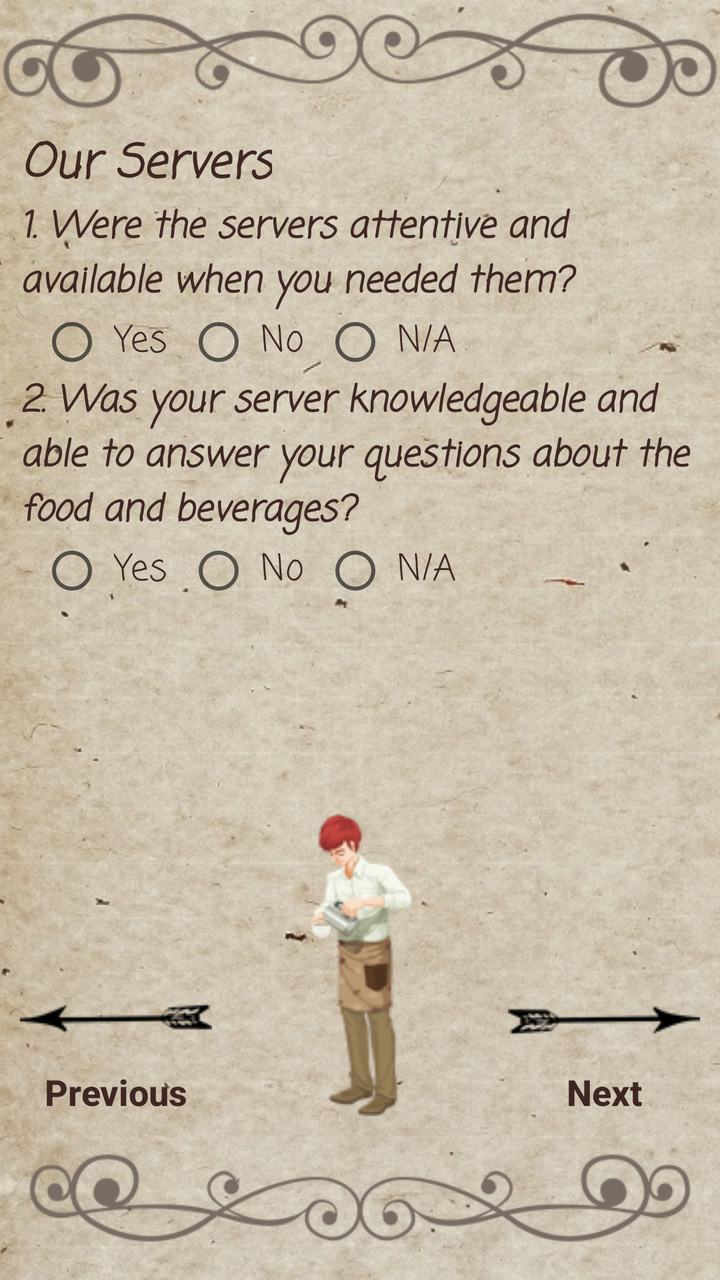
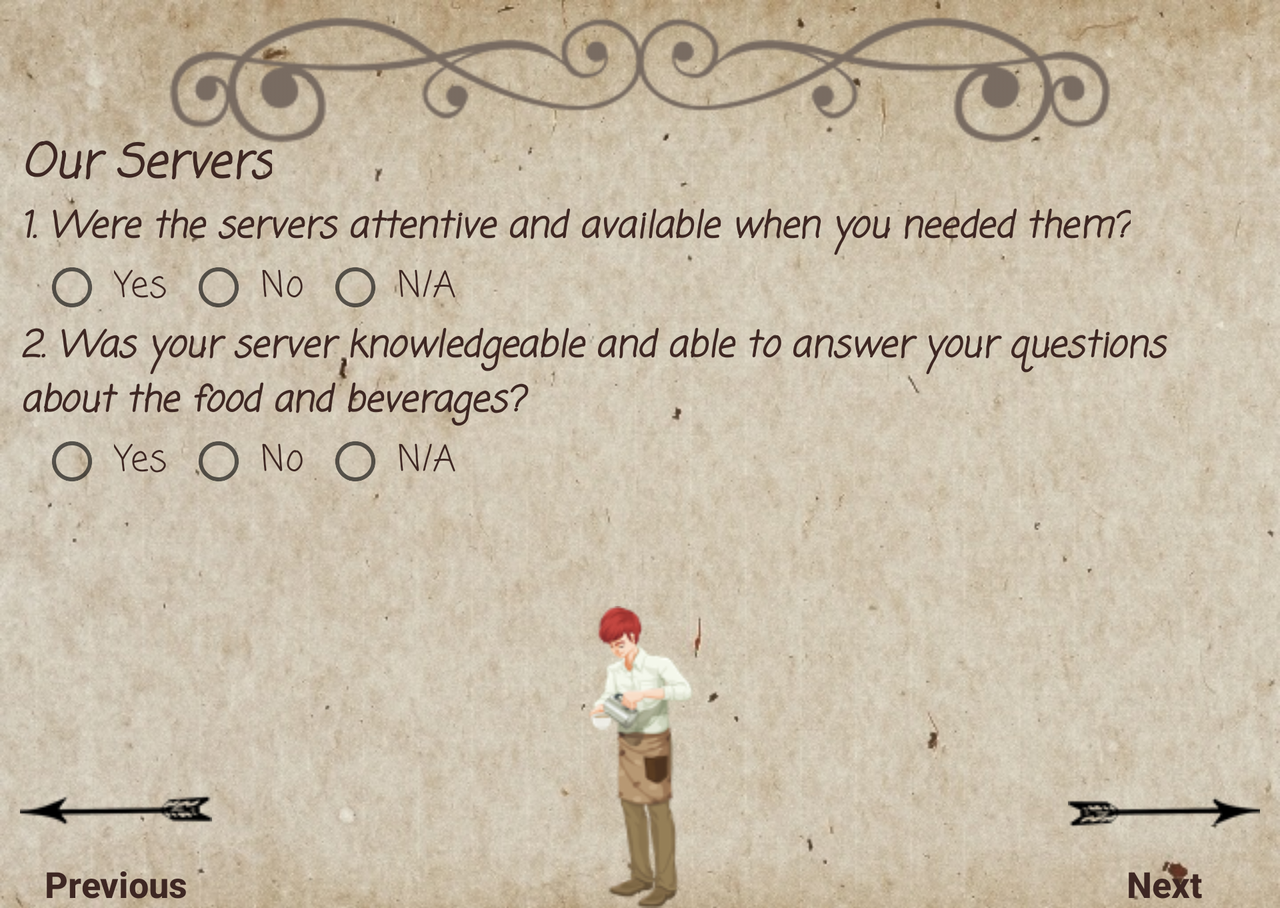

Compare how this app lays out the same screen by default and in its alternative resource folder. The renders come first, then the two layout files and the values they reference.
<!-- AndroidManifest.xml: application theme AppTheme -->
<!-- res/layout/third_surveyactivity.xml -->
<?xml version="1.0" encoding="utf-8"?>
<ScrollView xmlns:android="http://schemas.android.com/apk/res/android"
    android:layout_width="match_parent"
    android:layout_height="match_parent"
    android:fillViewport="true">

    <RelativeLayout
        android:layout_width="match_parent"
        android:layout_height="match_parent">

        <ImageView
            android:id="@+id/bg"
            android:layout_width="match_parent"
            android:layout_height="match_parent"
            android:layout_alignParentLeft="true"
            android:layout_alignParentStart="true"
            android:layout_alignParentTop="true"
            android:adjustViewBounds="true"
            android:scaleType="centerCrop"
            android:src="@drawable/bgportreit" />

        <ImageView
            android:layout_width="match_parent"
            android:layout_height="wrap_content"
            android:layout_alignParentTop="true"
            android:scaleType="fitStart"
            android:src="@drawable/ornup" />

        <TextView
            android:id="@+id/q2_header"
            style="@style/smallerTextStyle"
            android:layout_marginTop="65dp"
            android:gravity="center"
            android:text="@string/q2_header"

            />

        <TextView
            android:id="@+id/q2"
            style="@style/minTextStyle"
            android:layout_below="@id/q2_header"
            android:text="@string/q2_text" />

        <RadioGroup
            android:id="@+id/group_q2"
            style="@style/radiogroupStyle"
            android:layout_below="@id/q2"
            android:orientation="horizontal">

            <RadioButton
                android:id="@+id/optionA_q2"
                style="@style/radiobuttonStyle"
                android:onClick="check_q2"
                android:text="@string/ans1_q2" />

            <RadioButton
                android:id="@+id/optionB_q2"
                style="@style/radiobuttonStyle"
                android:onClick="check_q2"
                android:text="@string/ans2_q2" />

            <RadioButton
                android:id="@+id/optionC_q2"
                style="@style/radiobuttonStyle"
                android:onClick="check_q2"
                android:text="@string/ans3_q2" />

        </RadioGroup>

        <TextView
            android:id="@+id/q3"
            style="@style/minTextStyle"
            android:layout_below="@id/group_q2"
            android:text="@string/q3_text" />

        <RadioGroup
            android:id="@+id/group_q3"
            style="@style/radiogroupStyle"
            android:layout_below="@id/q3"
            android:orientation="horizontal">

            <RadioButton
                android:id="@+id/optionA_q3"
                style="@style/radiobuttonStyle"
                android:onClick="check_q3"
                android:text="@string/ans1_q2" />

            <RadioButton
                android:id="@+id/optionB_q3"
                style="@style/radiobuttonStyle"
                android:onClick="check_q3"
                android:text="@string/ans2_q2" />

            <RadioButton
                android:id="@+id/optionC_q3"
                style="@style/radiobuttonStyle"
                android:onClick="check_q3"
                android:text="@string/ans3_q2" />
        </RadioGroup>


        <Button
            android:id="@+id/next_button"
            style="@style/LowerButtonsStyle"
            android:layout_above="@+id/orn_down"
            android:layout_alignParentRight="true"
            android:drawableTop="@drawable/arrowr"
            android:onClick="surveyForth"
            android:text="@string/next" />

        <ImageView
            android:id="@+id/waiter_pic"
            android:layout_width="match_parent"
            android:layout_height="wrap_content"
            android:layout_above="@id/orn_down"
            android:layout_toLeftOf="@id/next_button"
            android:layout_toRightOf="@id/previous_button"
            android:src="@drawable/waiter" />

        <Button
            android:id="@+id/previous_button"
            style="@style/LowerButtonsStyle"
            android:layout_above="@+id/orn_down"
            android:layout_alignLeft="@+id/group_q3"
            android:layout_alignParentLeft="true"
            android:layout_alignStart="@+id/group_q3"
            android:drawableTop="@drawable/arrowl"
            android:onClick="backToSecond"
            android:text="@string/previous" />

        <ImageView
            android:id="@+id/orn_down"
            android:layout_width="match_parent"
            android:layout_height="wrap_content"
            android:layout_alignParentBottom="true"
            android:src="@drawable/orndown" />
    </RelativeLayout>
</ScrollView>
<!-- resources referenced by this layout -->
<resources>
  <!-- drawable ornup: png bitmap (drawable, 8747 bytes) -->
  <string name="ans1_q2">Yes </string>
  <string name="ans2_q2">No </string>
  <string name="ans3_q2">N/A </string>
  <!-- from res/values-v16/ -->
  <string name="next">Next</string>
  <!-- from res/values-v16/ -->
  <string name="previous">Previous</string>
  <string name="q2_header">Our Servers </string>
  <string name="q2_text">1. Were the servers attentive and available when you needed them? </string>
  <string name="q3_text">2. Was your server knowledgeable and able to answer your
  questions about the food and beverages? </string>
  <style name="LowerButtonsStyle">
          <item name="android:textSize">@dimen/minTextSize</item>
          <item name="android:textColor">@color/textBrownColor</item>
          <item name="android:gravity">center</item>
          <item name="android:layout_height">wrap_content</item>
          <item name="android:layout_width">wrap_content</item>
          <item name="android:textStyle">bold</item>
          <item name="android:layout_marginLeft">@dimen/smallTextMargin_horizontal</item>
          <item name="android:layout_marginRight">@dimen/smallTextMargin_horizontal</item>
          <item name="android:textAllCaps">false</item>
          <item name="android:background">@android:color/transparent</item>
      </style>
  <style name="minTextStyle">
          <item name="android:fontFamily">casual</item>
          <item name="android:textSize">@dimen/minTextSize</item>
          <item name="android:textColor">@color/textBrownColor</item>
          <item name="android:layout_height">wrap_content</item>
          <item name="android:layout_width">wrap_content</item>
          <item name="android:textStyle">italic|bold</item>
          <item name="android:layout_marginLeft">@dimen/smallTextMargin_horizontal</item>
          <item name="android:layout_marginRight">@dimen/smallTextMargin_horizontal</item>
  
      </style>
  <!-- from res/values-v16/ -->
  <style name="radiobuttonStyle">
          <item name="android:textColor">@color/textBrownColor</item>
          <item name="android:fontFamily">casual</item>
          <item name="android:paddingLeft">@dimen/margin5</item>
          <item name="android:layout_height">wrap_content</item>
          <item name="android:layout_width">wrap_content</item>
          <item name="android:textSize">@dimen/minTextSize</item>
          <item name="android:layout_marginLeft">@dimen/smallTextMargin_horizontal</item>
  
      </style>
  <style name="radiogroupStyle">
          <item name="android:layout_width">match_parent</item>
          <item name="android:layout_height">wrap_content</item>
          <item name="android:layout_marginLeft">@dimen/smallTextMargin_horizontal</item>
  
      </style>
  <!-- from res/values-v16/ -->
  <style name="smallerTextStyle">
          <item name="android:fontFamily">casual</item>
          <item name="android:textSize">@dimen/smallerTextSize</item>
          <item name="android:textColor">@color/textBrownColor</item>
          <item name="android:layout_height">wrap_content</item>
          <item name="android:layout_width">wrap_content</item>
          <item name="android:textStyle">italic|bold</item>
          <item name="android:layout_marginLeft">@dimen/smallTextMargin_horizontal</item>
          <item name="android:layout_marginRight">@dimen/smallTextMargin_horizontal</item>
  
      </style>
  <style name="AppTheme" parent="Theme.AppCompat.Light.NoActionBar">
            
          <item name="colorPrimary">@color/colorPrimary</item>
          <item name="colorPrimaryDark">@color/colorPrimaryDark</item>
          <item name="colorAccent">@color/textBrownColor</item>
          <item name="android:windowFullscreen">true</item>
      </style>
  <dimen name="minTextSize">18sp</dimen>
  <color name="textBrownColor">#3E2723</color>
  <dimen name="smallTextMargin_horizontal">10dp</dimen>
  <dimen name="margin5">5dp</dimen>
  <dimen name="smallerTextSize">23sp</dimen>
  <color name="colorPrimary">#3F51B5</color>
  <color name="colorPrimaryDark">#303F9F</color>
  <!-- some entries are left out for length -->
</resources>
<!-- res/layout-land/third_surveyactivity.xml (the repository's variant of the layout above) -->
<!-- drawn on the phone turned sideways -->
<?xml version="1.0" encoding="utf-8"?>
<ScrollView xmlns:android="http://schemas.android.com/apk/res/android"
    android:layout_width="match_parent"
    android:layout_height="match_parent"
    android:fillViewport="true">

    <RelativeLayout
        android:layout_width="match_parent"
        android:layout_height="match_parent">

        <ImageView
            android:id="@+id/bg"
            android:layout_width="match_parent"
            android:layout_height="match_parent"
            android:layout_alignParentLeft="true"
            android:layout_alignParentStart="true"
            android:layout_alignParentTop="true"
            android:adjustViewBounds="true"
            android:scaleType="centerCrop"
            android:src="@drawable/bglandscape" />

        <ImageView
            android:layout_width="wrap_content"
            android:layout_height="wrap_content"
            android:layout_alignParentTop="true"
            android:scaleType="fitStart"
            android:src="@drawable/ornup"
            android:layout_centerHorizontal="true"
            android:layout_marginBottom="@dimen/margin5"/>

        <TextView
            android:id="@+id/q2_header"
            style="@style/smallerTextStyle"
            android:layout_marginTop="65dp"
            android:gravity="center"
            android:text="@string/q2_header"

            />

        <TextView
            android:id="@+id/q2"
            style="@style/minTextStyle"
            android:layout_below="@id/q2_header"
            android:text="@string/q2_text" />

        <RadioGroup
            android:id="@+id/group_q2"
            style="@style/radiogroupStyle"
            android:layout_below="@id/q2"
            android:orientation="horizontal">

            <RadioButton
                android:id="@+id/optionA_q2"
                style="@style/radiobuttonStyle"
                android:onClick="check_q2"
                android:text="@string/ans1_q2" />

            <RadioButton
                android:id="@+id/optionB_q2"
                style="@style/radiobuttonStyle"
                android:onClick="check_q2"
                android:text="@string/ans2_q2" />

            <RadioButton
                android:id="@+id/optionC_q2"
                style="@style/radiobuttonStyle"
                android:onClick="check_q2"
                android:text="@string/ans3_q2" />

        </RadioGroup>

        <TextView
            android:id="@+id/q3"
            style="@style/minTextStyle"
            android:layout_below="@id/group_q2"
            android:text="@string/q3_text" />

        <RadioGroup
            android:id="@+id/group_q3"
            style="@style/radiogroupStyle"
            android:layout_below="@id/q3"
            android:orientation="horizontal">

            <RadioButton
                android:id="@+id/optionA_q3"
                style="@style/radiobuttonStyle"
                android:onClick="check_q3"
                android:text="@string/ans1_q2" />

            <RadioButton
                android:id="@+id/optionB_q3"
                style="@style/radiobuttonStyle"
                android:onClick="check_q3"
                android:text="@string/ans2_q2" />

            <RadioButton
                android:id="@+id/optionC_q3"
                style="@style/radiobuttonStyle"
                android:onClick="check_q3"
                android:text="@string/ans3_q2" />
        </RadioGroup>


        <Button
            android:id="@+id/next_button"
            style="@style/LowerButtonsStyle"
            android:layout_alignParentBottom="true"
            android:layout_alignParentRight="true"
            android:drawableTop="@drawable/arrowr"
            android:onClick="surveyForth"
            android:text="@string/next" />

        <ImageView
            android:id="@+id/waiter_pic"
            android:layout_width="match_parent"
            android:layout_height="wrap_content"
            android:layout_alignParentBottom="true"
            android:layout_toLeftOf="@id/next_button"
            android:layout_toRightOf="@id/previous_button"
            android:src="@drawable/waiter" />

        <Button
            android:id="@+id/previous_button"
            style="@style/LowerButtonsStyle"
            android:layout_alignParentBottom="true"
            android:layout_alignLeft="@+id/group_q3"
            android:layout_alignParentLeft="true"
            android:layout_alignStart="@+id/group_q3"
            android:drawableTop="@drawable/arrowl"
            android:onClick="backToSecond"
            android:text="@string/previous" />

            </RelativeLayout>
</ScrollView>
<!-- resources referenced by the variant -->
<!-- as the phone turned sideways resolves them -->
<resources>
  <dimen name="margin5">5dp</dimen>
  <!-- drawable ornup: png bitmap (drawable, 8747 bytes) -->
  <string name="ans1_q2">Yes </string>
  <string name="ans2_q2">No </string>
  <string name="ans3_q2">N/A </string>
  <!-- from res/values-v16/ -->
  <string name="next">Next</string>
  <!-- from res/values-v16/ -->
  <string name="previous">Previous</string>
  <string name="q2_header">Our Servers </string>
  <string name="q2_text">1. Were the servers attentive and available when you needed them? </string>
  <string name="q3_text">2. Was your server knowledgeable and able to answer your
  questions about the food and beverages? </string>
  <style name="LowerButtonsStyle">
          <item name="android:textSize">@dimen/minTextSize</item>
          <item name="android:textColor">@color/textBrownColor</item>
          <item name="android:gravity">center</item>
          <item name="android:layout_height">wrap_content</item>
          <item name="android:layout_width">wrap_content</item>
          <item name="android:textStyle">bold</item>
          <item name="android:layout_marginLeft">@dimen/smallTextMargin_horizontal</item>
          <item name="android:layout_marginRight">@dimen/smallTextMargin_horizontal</item>
          <item name="android:textAllCaps">false</item>
          <item name="android:background">@android:color/transparent</item>
      </style>
  <style name="minTextStyle">
          <item name="android:fontFamily">casual</item>
          <item name="android:textSize">@dimen/minTextSize</item>
          <item name="android:textColor">@color/textBrownColor</item>
          <item name="android:layout_height">wrap_content</item>
          <item name="android:layout_width">wrap_content</item>
          <item name="android:textStyle">italic|bold</item>
          <item name="android:layout_marginLeft">@dimen/smallTextMargin_horizontal</item>
          <item name="android:layout_marginRight">@dimen/smallTextMargin_horizontal</item>
  
      </style>
  <!-- from res/values-v16/ -->
  <style name="radiobuttonStyle">
          <item name="android:textColor">@color/textBrownColor</item>
          <item name="android:fontFamily">casual</item>
          <item name="android:paddingLeft">@dimen/margin5</item>
          <item name="android:layout_height">wrap_content</item>
          <item name="android:layout_width">wrap_content</item>
          <item name="android:textSize">@dimen/minTextSize</item>
          <item name="android:layout_marginLeft">@dimen/smallTextMargin_horizontal</item>
  
      </style>
  <style name="radiogroupStyle">
          <item name="android:layout_width">match_parent</item>
          <item name="android:layout_height">wrap_content</item>
          <item name="android:layout_marginLeft">@dimen/smallTextMargin_horizontal</item>
  
      </style>
  <!-- from res/values-v16/ -->
  <style name="smallerTextStyle">
          <item name="android:fontFamily">casual</item>
          <item name="android:textSize">@dimen/smallerTextSize</item>
          <item name="android:textColor">@color/textBrownColor</item>
          <item name="android:layout_height">wrap_content</item>
          <item name="android:layout_width">wrap_content</item>
          <item name="android:textStyle">italic|bold</item>
          <item name="android:layout_marginLeft">@dimen/smallTextMargin_horizontal</item>
          <item name="android:layout_marginRight">@dimen/smallTextMargin_horizontal</item>
  
      </style>
  <style name="AppTheme" parent="Theme.AppCompat.Light.NoActionBar">
            
          <item name="colorPrimary">@color/colorPrimary</item>
          <item name="colorPrimaryDark">@color/colorPrimaryDark</item>
          <item name="colorAccent">@color/textBrownColor</item>
          <item name="android:windowFullscreen">true</item>
      </style>
  <dimen name="minTextSize">18sp</dimen>
  <color name="textBrownColor">#3E2723</color>
  <dimen name="smallTextMargin_horizontal">10dp</dimen>
  <dimen name="smallerTextSize">23sp</dimen>
  <color name="colorPrimary">#3F51B5</color>
  <color name="colorPrimaryDark">#303F9F</color>
  <!-- some entries are left out for length -->
</resources>
